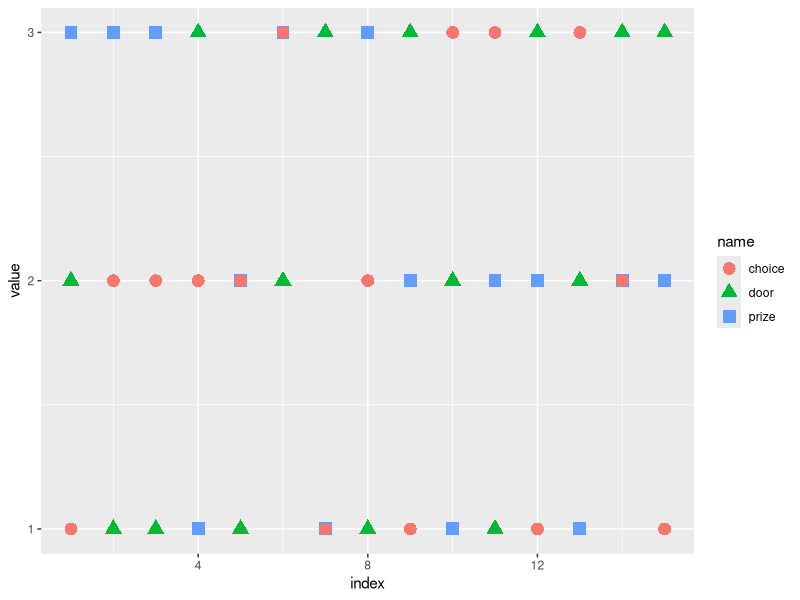
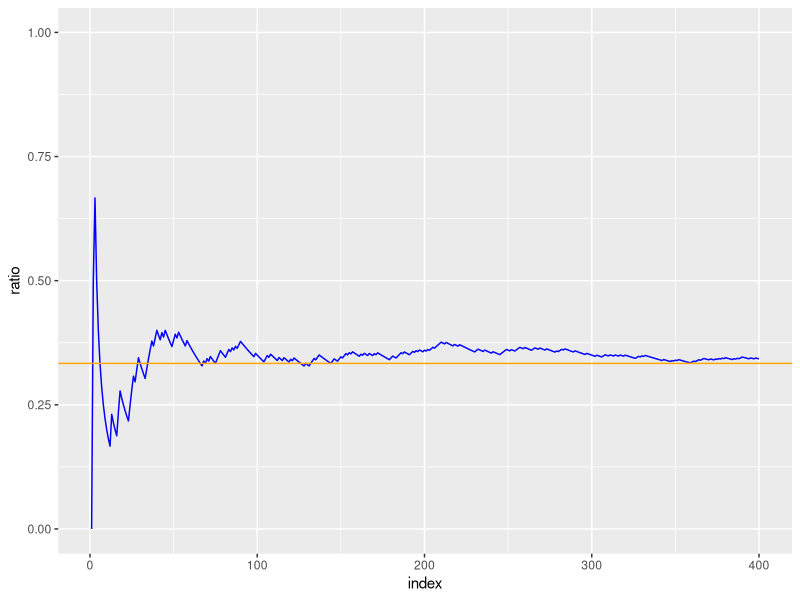
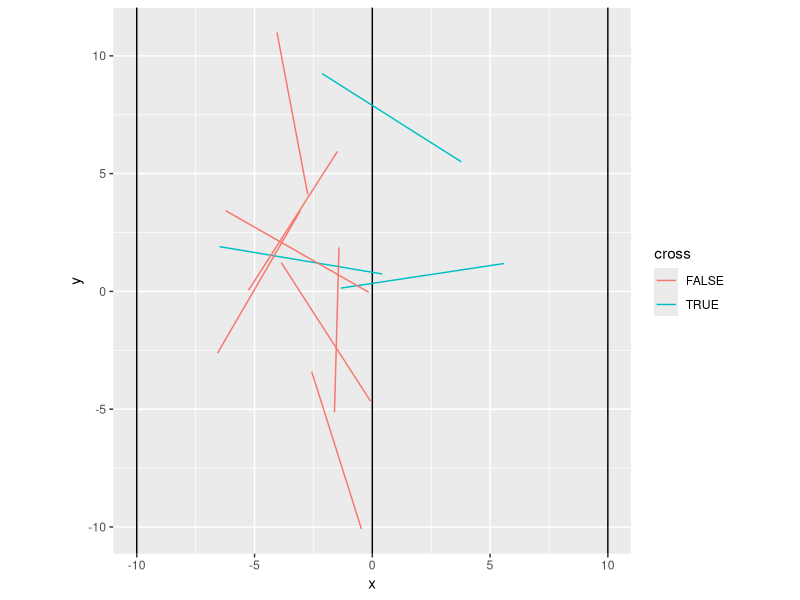
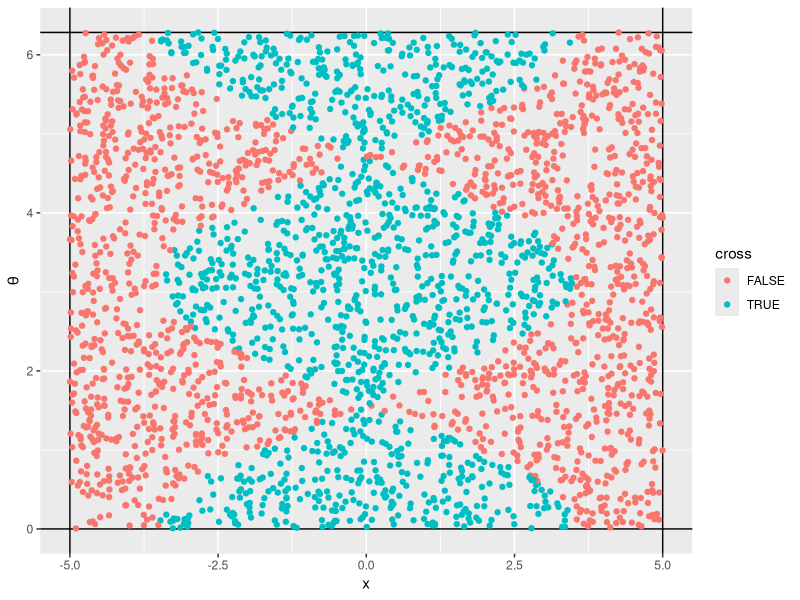
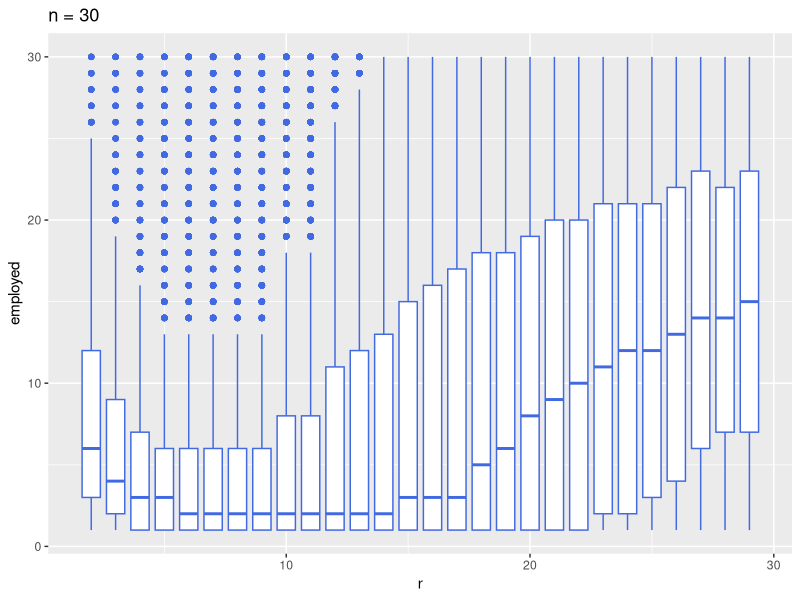
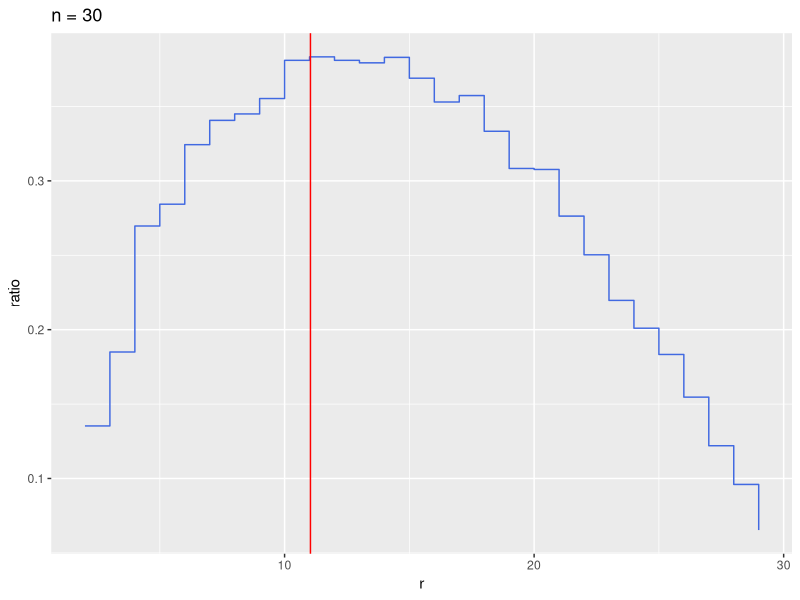

R code for these plots, in order:
### 第6講 サンプルコード
library(tidyverse)

#' @exercise 乱数で用いた例

#' 関数 sample() の使い方
x <- 1:10 # サンプリング対象の集合をベクトルとして定義
set.seed(123) # 乱数のシード値(任意に決めてよい)を指定
sample(x, 5)  # xから5つの要素を重複なしでランダムに抽出
sample(x, length(x)) # xの要素のランダムな並べ替えとなる
sample(x, 5, replace=TRUE) # xから5つの要素を重複ありでランダムに抽出
sample(1:6, 10, replace=TRUE) # サイコロを10回振る実験の再現
sample(1:6, 10, prob=6:1, replace=TRUE) # 出る目の確率に偏りがある場合

#' 関数 rbinom() の使い方
rbinom(10, size=4, prob=0.5) # 確率0.5に対する次数4の二項乱数を10個発生
rbinom(20, size=4, prob=0.2) # 個数を20, 確率を0.2に変更
#' 関数 runif() の使い方
runif(5, min=-1, max=2) # 区間(-1,2)上の一様乱数を5個発生
runif(5) # 指定しない場合は区間(0,1)が既定値

#' 関数 set.seed() の使い方
set.seed(1) # 乱数のシード値をseed=1で指定
runif(5) 
set.seed(2) # 乱数のシード値をseed=2で指定
runif(5)    # seed=1の場合と異なる系列が観測される
set.seed(1) # 乱数のシード値をseed=1で指定
runif(5)    # 初めのseed=1の場合と同じ系列が再現される

#' 2つのサイコロを振る試行の数値実験
#' 試行(1回の実験)を行う関数を用意する
my_trial <- function(){ # この問題では引数は不要
  dice <- sample(1:6, 2, replace=TRUE) # 2個のサイコロを振る
  return(dice)
}
#' 乱数のシード値を指定
set.seed(20240524)
#' 確率シミュレーションを実行
my_data <- replicate(10, # 10回実験
                     my_trial()) # 実行する関数を指定
print(my_data) # 実験結果は行列(配列)として保存されている

#' ---------------------------------------------------------------------------
#' @practice コイン投げの賭け
#'
#' 試行を行う関数
my_trial <- function(){ 
  while(TRUE){ # 永久に回るループ
    if(sample(c("h","t"),1) == "h"){ # h:head，t:tail
      return("Alice") # Aliceが表を出して終了
    }
    if(sample(c("h","t"),1) == "h"){
      return("Bob") # Bobが表を出して終了
    }
    #' どちらも裏ならもう一度ループ
  }
}
#' @notes
#' この関数は rbinom を用いても実装できるので試みてみよう
#' 
#' 試行を行ってみる (勝った方の名前が表示される)
my_trial()
my_trial()
#'
#' 確率シミュレーション
#' set.seed(8888) # 実験を再現する場合はシードを指定
mc <- 10000 # 回数を設定 
my_data <- replicate(mc, my_trial())
str(my_data) # 結果が mc 次元のベクトルになっていることが確認できる
#'
#' 簡単な集計 (この賭けは先手が有利なはず)
table(my_data) # 頻度を表示する
table(my_data)/mc # 勝率の計算 (全実験回数で除算)
#' ---------------------------------------------------------------------------

#' ---------------------------------------------------------------------------
#' @practice Monty Hole 問題
#' 
#' クイズに答える試行 (賞品の位置は固定して解答者をランダムに配置する場合)
monty_trial <- function(verbose = FALSE){
  #' 賞品は1に置いてあるものとする
  choice <- sample(1:3, size = 1) # 解答者の最初の選択
  if(choice == 1) { # 変えないのが正解の場合
    win <- "stay"
    door <- sample(2:3, size = 1) # Monty が開ける扉 (2か3をランダムに選択)
  } else { # 変えるのが正解の場合
    win <- "change"
    if(choice == 2) { # 2を選択したら3を開ける
      door <- 3
    } else { # そうでなければ(3を選択)2を開ける
      door <-2 
    }
  }
  if(verbose == TRUE){ # 賞品，解答者の選択，Monty が開ける扉を返す
    return(c(prize = 1, choice = choice, door = door))
  } else { # 勝ち負けの条件を返す
    return(win)
  }
}
#'
#' クイズに答える試行 (賞品と解答者をランダムに配置する場合)
#' if 文で素朴に書くこともできるが
#' 集合を操作する関数 setdiff(), union() を利用することができる
#' 
monty_trial <- function(verbose = FALSE){
  prize  <- sample(1:3, size = 1) # 賞品の置かれた扉
  choice <- sample(1:3, size = 1) # 解答者の最初の選択
  if(prize == choice) { # 変えないのが正解の場合
    win <- "stay"
    door <- sample(setdiff(1:3, prize), size = 1) # Monty が開ける扉 (ランダムに選択)
  } else { # 変えるのが正解の場合
    win <- "change"
    door <- setdiff(1:3, union(prize, choice)) # Monty が開ける扉
  }
  if(verbose == TRUE){ # 賞品，解答者の選択，Monty が開ける扉を返す
    return(c(prize = prize, choice = choice, door = door))
  } else { # 勝ち負けの条件を返す
    return(win)
  }
}
#'
#' 試行を行ってみる
monty_trial()
monty_trial()
#'
#' 詳細な情報を表示する場合 (絵を描くときに用いる)
monty_trial(verbose = TRUE)
monty_trial(verbose = TRUE)
#'
#' 実験の状況を絵にしてみる
mc <- 15
replicate(mc, monty_trial(verbose = TRUE)) |>
  t() |> # 配列を転置
  as_tibble() |> # データフレームに変更
  rowid_to_column(var = "index") |> # 試行の番号を追加
  pivot_longer(!index) |> # index 以外を long format 化
  ggplot(aes(x = index, y = value,
             colour = name, shape = name)) +
  geom_point(size = 4) + # サイズを大きめに表示
  scale_y_continuous(breaks = 1:3)
#'
#' 実験とともに勝率がどのように変化するか図示してみる
mc <- 400
replicate(mc, monty_trial()) |>
  as_tibble_col(column_name = "win") |>
  rowid_to_column(var = "index") |>
  mutate(stay_win = win == "stay", # 留まって勝つ場合
         ratio = cumsum(stay_win)/index) |> # 勝率の推移を計算
  ggplot(aes(x = index, y = ratio)) +
  geom_line(colour = "blue") + 
  geom_hline(yintercept = 1/3, colour = "orange") + # 理論値
  ylim(c(0,1)) # y軸の描画範囲を指定
#'
#' 大規模な確率シミュレーション
mc <- 50000 # 回数を設定 
monty_data <- replicate(mc, monty_trial()) 
#'
#' 簡単な集計
table(monty_data)    # 頻度
table(monty_data)/mc # 確率(推定値)
#'
#' 論理式を使って書くこともできる
monty_trial <- function(change = FALSE, verbose = FALSE){
  doors <- LETTERS[1:3]      # ドアの名前 A,B,C 
  prize <-  sample(doors, 1) # 商品のドア
  choice <- sample(doors, 1) # 選んだドア
  monty <-  sample(doors[(doors != prize) & (doors != choice)], 1) # モンティが開いたドア
  if(change){ # 選択を変えた場合の最後に選んだドア
    final <- doors[(doors != choice) & (doors != monty)]
  } else { # 選択を変えない場合
    final <- choice
  }
  if(verbose){ # TRUEの場合
    return(c(prize=prize,choice=choice,monty=monty,final=final))    
  } else {
    return(ifelse(prize == final,"win","loss"))
  }
}
#' 簡単な集計
table(replicate(mc, # 最初に選んだドアのままの場合
                monty_trial()))/mc 
table(replicate(mc, # 選んだドアを変えた場合
                monty_trial(change = TRUE)))/mc 
#' ---------------------------------------------------------------------------

#' ---------------------------------------------------------------------------
#' @practice Buffonの針
#'
#' 針を投げる試行を定義する
#' 試行の周期性から1本の線の回りで問題を考えれば良い
#' 針の中心位置 x (-d/2<x<d/2) と向き theta (0<theta<2π) をランダムに生成
#' 針の先と尾の座標の符号が異なれば位置0の線と交わっていると判断できる
#' 
buffon_trial <- function(d, l, verbose = FALSE){ # dとlを指定
  x <- runif(1, min = -d/2, max = d/2) # 位置
  theta <- runif(1, min = 0, max = 2*pi) # 角度
  cross <- FALSE # 交わったかどうかを示す変数
  if((x+l*cos(theta)/2)*(x-l*cos(theta)/2) < 0){
    cross <- TRUE # 交わった場合に書き換え
  }
  if(verbose == TRUE){ # 位置と角度も返す
    return(c(x = x, theta = theta,       # ベクトルで返すので
             cross = as.numeric(cross))) # データ型を揃える
  } else { # 交わったかどうかだけ返す
    return(cross) # 論理値のまま返す
  }
}
#'
#' 試行を行ってみる
d <- 10
l <- 7
buffon_trial(d, l)
buffon_trial(d, l)
#'
#' 詳細な情報を表示する場合 (絵を描くときに用いる)
buffon_trial(d, l, verbose = TRUE)
buffon_trial(d, l, verbose = TRUE)
#'
#' 絵にしてみる
mc <- 10
replicate(mc, buffon_trial(d, l, verbose = TRUE)) |>
  t() |> # 配列を転置
  as_tibble() |> # tibble に変換
  mutate( # 図に必要な情報を加える
    y = runif(mc, min = -(d+l)/2, max = (d+l)/2), # 中心のy座標をランダムに生成
    x1 = x-l/2*cos(theta), 
    x2 = x+l/2*cos(theta),
    y1 = y-l/2*sin(theta),
    y2 = y+l/2*sin(theta),
    cross = as.logical(cross)) |> # 交わり表すラベル(論理値)
  ggplot() + 
  geom_vline(xintercept = c(-d,0,d)) + # 縦棒を描く
  geom_segment(aes(x = x1, y = y1,       # 始点
                   xend = x2, yend = y2, # 終点
                   colour = cross)) +    # 交わりを表示
  labs(x = "x", y = "y") +
  coord_fixed() # 座標軸の比を1に固定
#'
#' xとthetaの関係を図にしてみる
mc <- 3000
replicate(mc, buffon_trial(d, l, verbose = TRUE)) |>
  t() |> 
  as_tibble() |> 
  mutate( # 図に必要な情報を加える
    cross = as.logical(cross)) |> # 交わり表すラベル(論理値)
  ggplot(aes(x = x, y = theta, colour = cross)) + 
  geom_vline(xintercept = c(-d/2,d/2)) + # 境界を描く
  geom_hline(yintercept = c(0,2*pi)) +   # 横線を描く
  geom_point() + labs(y = expression(theta)) 
#' 
#' 大規模な確率シミュレーション
mc <- 100000 # 回数を設定 
buffon_data <- replicate(mc, buffon_trial(d, l)) 
#'
#' 簡単な集計
table(buffon_data)      # 頻度 (TRUEが針の交わった回数)
table(buffon_data)/mc   # 確率(推定値)
print((2*l)/(pi*d)) # 針の交わる確率 (理論値)
2*l/d/(table(buffon_data)/mc)["TRUE"] # π の推定値
#' ---------------------------------------------------------------------------

#' ---------------------------------------------------------------------------
#' @practice 秘書問題
#' 
#' 秘書の採用の試行
secretary_trial <- function(n, r, verbose = FALSE){ # nとrを指定
  applicants <- sample(1:n, size = n) # n人の順位をランダムに並べ替える
  ref <- applicants[1:(r-1)] # r-1人目までは参照(最高順位が基準点)
  test <- applicants[r:n]    # r人目以降が採用候補
  idx <- which(test < min(ref)) # 採用候補の中で基準点より良い人を選出
  if(length(idx) == 0) { # 1人も規準良い人がいない場合
    employed <- applicants[n] # 最後の人を採用
  } else {
    employed <- test[idx[1]]  # 最初に基準点を越えた人を採用
  }
  if(verbose == TRUE){ # 全順位も返す
    return(list(applicants = applicants, 
                employed = employed)) # 2つの異なるベクトルをリストで束ねる
  } else { # 採用した者の順位のみ返す
    return(employed)
  }
}
#'
#' 試行を行ってみる
n <- 10 # 候補者は10名
secretary_trial(n, 2, verbose = TRUE) # 2人目から採用を考える
secretary_trial(n, 3, verbose = TRUE) # 3人目から採用を考える
secretary_trial(n, 4, verbose = TRUE) # 4人目から採用を考える
secretary_trial(n, 5, verbose = TRUE) # 5人目から採用を考える
secretary_trial(n, 6, verbose = TRUE) # 6人目から採用を考える
#'
#' set.seed(8888) # 実験を再現したい場合はシードを指定
mc <- 3000
n <- 30 # 候補者数を変えて実験
secretary_data <- tibble(r = NULL,
                  employed = NULL)
for (r in 2:(n-1)) {
  foo <- replicate(mc, secretary_trial(n, r))
  if(r %in% c(2,6,10,14,18,22)) { # いくつか表示
    cat("採用開始: ", r, "\n")
    print(table(foo))
  }
  secretary_data <- bind_rows(secretary_data, # 前の実験結果に追加
                       tibble(r = rep(r,mc),
                              employed = foo))
}
#'
#' 各rでどのような順位が採用されたか分布を図示してみる
secretary_data |>
  ggplot(aes(x = r, y = employed)) +
  geom_boxplot(aes(group = r), # rごとに集計
               fill = "white", colour ="royalblue") +
  labs(title = paste("n =", n)) # nをタイトルに表示
#'
#' 理論的に良いとされるrの値 (nが十分大きい場合)
n/exp(1) 
#'
#' 各rで1位を採用できる確率を図示してみる
secretary_data |>
  group_by(r) |> 
  summarize(ratio = mean(employed == 1)) |> # 1位ならTRUE(1)
  ggplot(aes(x = r, y = ratio)) +
  geom_step(colour = "royalblue") + # 階段関数で描画
  geom_vline(xintercept = n/exp(1), colour = "red") + # 理論値
  labs(title = paste("n =", n)) # nをタイトルに表示
#' ---------------------------------------------------------------------------
